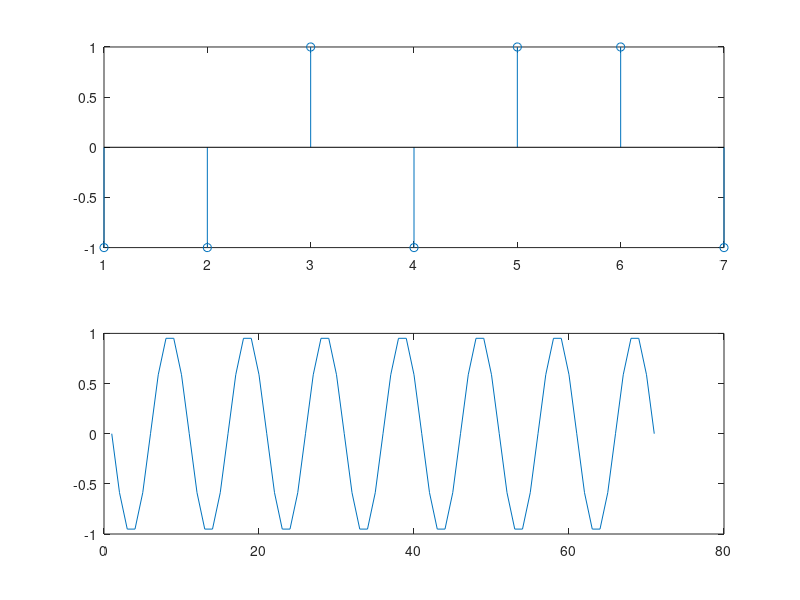
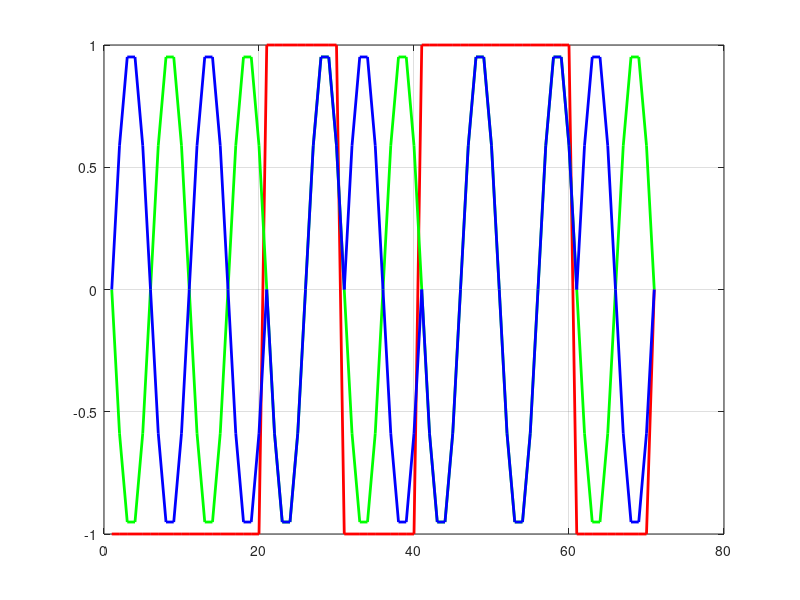
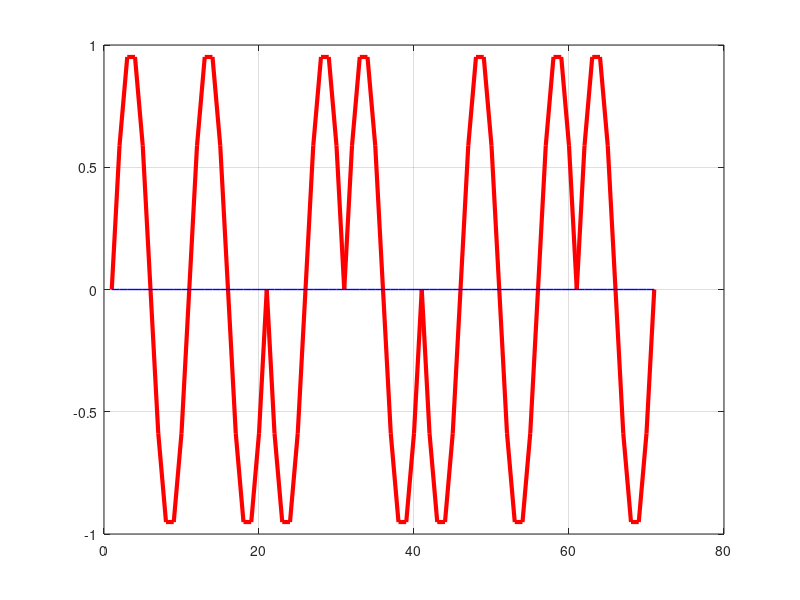
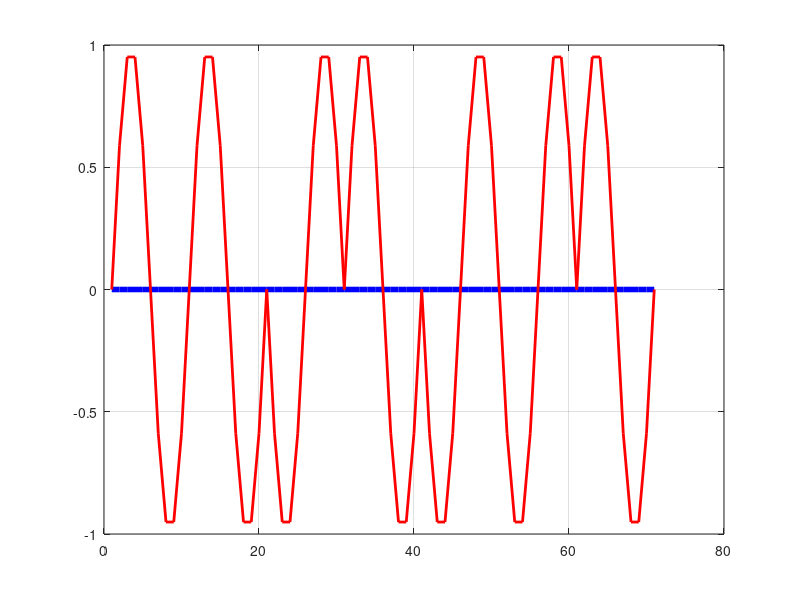

Here is the MATLAB script that generated these plots, in order:
clear all;close all; clc;
load VoiceData;
data=[ 0 0 1 0 1 1 0];
pData=data*2-1;
fc=99000000;
fcs=10*fc;
Ts=1/fcs;
Tc=1/fc;
M=1;
n=M*length(data);
t=0:Ts:n*Tc;
carrier=cos(2*pi*fc*t+(pi/2));
subplot(2,1,1);
stem(pData);
subplot(2,1,2);
plot(carrier);
%% squaredata
tp=0:Ts:Tc*M;
exdata=zeros(1,length(data)*(length(tp)-1));
index1=1;
for i=1:length(data)
    for j=1:length(tp)-1
        exdata(index1)=pData(i);
        index1=index1+1;
    end
end
exdata=[exdata 0];
figure;
plot(exdata,'r-','LineWidth',2);
hold on;
plot(carrier,'g-','LineWidth',2);
grid on;
hold on;
%% modulate
mSig=exdata.*carrier;
plot(mSig,'b-','LineWidth',2);

%% channel

SNR=3;
ch=awgn(mSig,SNR,'measured');
rx=ch/(10^6);

figure;
plot(mSig,'r-','LineWidth',3);
hold on;
plot(rx,'b-','LineWidth',1);
grid on;


%% demodulate
demSig=rx.*carrier;
figure;
plot(demSig,'b-','LineWidth',4);
grid on;
hold on
plot(mSig,'r-','LineWidth',2);
%%
amp1=demSig*10;
p1=0;
for i=1:length(amp1)
p1=p1+abs(amp1(i))^2;
end
amp2=awgn(amp1,10*log(p1/10^0.3),'measured');

%% decode
k=1;
rcv=zeros(1,length(data)); 
index=0;
for i=1:length(data)
   index=index+1;
    sm=0;
    for j=1:length(tp)-1
        sm=sm+ amp2(k);
        k=k+1;
    end
   
    if(sm>0)
        rcv(index)=1;
    else
        rcv(index)=0;
    end
end

%% output

% h = rfckt.amplifier;
% unmatched_amp = read(rfckt.amplifier, 'samplelna1.s2p');
% analyze(unmatched_amp, 2e9:50e6:10e9);
% figure
% plot(unmatched_amp,'Gmag','Ga','Gt','dB')
% tl = (0:1:Fs*Vlength-1); 
% out=zeros(1,Fs*Vlength-1);
% 
% for j=0:Fs*Vlength-1
%     out(j+1)=bi2de(rcv((j*nBits)+(1:nBits)));
% end
% out=(out/(2^nBits-1))+mini;
% plot(tl,out);
% sound(out);

